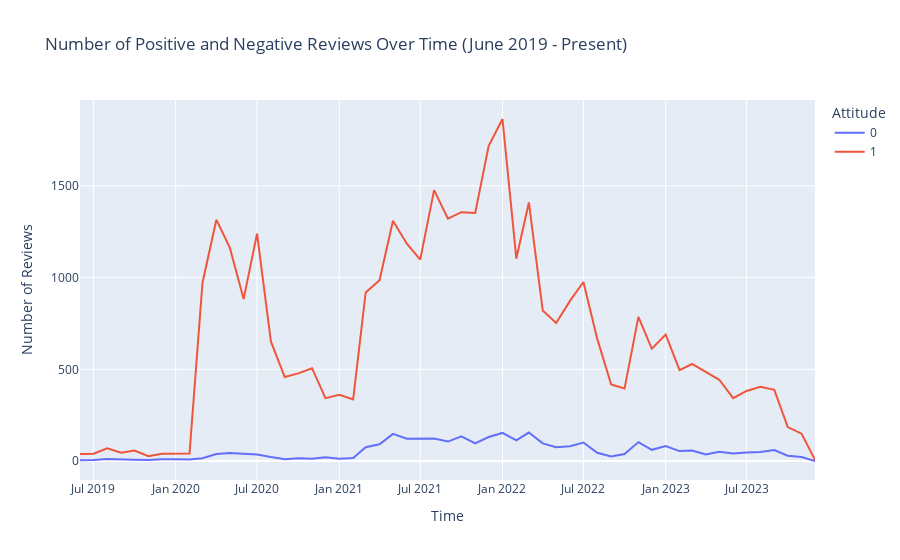

The code cell stored with this chart in its notebook:
### Markdown cell above
**Reviews Over Time**

### Code cell
# Filter data for the specified time range (June 2019 to current date)
start_date = '2019-06-01'  # June 2019
current_date = datetime.now().strftime('%Y-%m-%d')  # Current date
analysis_filtered = analysis[(analysis['time'] >= start_date) & (analysis['time'] <= current_date)]

# Extract month and year from the 'time' column
analysis_filtered['Month'] = analysis_filtered['time'].dt.to_period('M')

# Group by month and attitude to get counts
monthly_counts = analysis_filtered.groupby(['Month', 'attitude']).size().unstack(fill_value=0)

# Convert the index to string for Plotly
monthly_counts.index = monthly_counts.index.strftime('%Y-%m')

# Reset the index to make 'Month' a column
monthly_counts = monthly_counts.reset_index()

# Melt the DataFrame to long format
monthly_counts_melted = pd.melt(monthly_counts, id_vars='Month', var_name='Attitude', value_name='Number of Reviews')

# Plotting the interactive line chart with Plotly Express
fig = px.line(monthly_counts_melted, x='Month', y='Number of Reviews', color='Attitude', title='Number of Positive and Negative Reviews Over Time (June 2019 - Present)')
fig.update_xaxes(title='Time')
fig.update_yaxes(title='Number of Reviews')
fig.show()

### Figure 1 — Plotly figure (JSON) as saved in the notebook; plotly's stock layout.template omitted (floating-point values rounded to 4 significant figures)
{"data": [{"hovertemplate": "Attitude=0<br>Month=%{x}<br>Number of Reviews=%{y}<extra></extra>", "legendgroup": "0", "line": {"color": "#636efa", "dash": "solid"}, "marker": {"symbol": "circle"}, "mode": "lines", "name": "0", "orientation": "v", "showlegend": true, "type": "scatter", "x": ["2019-06", "2019-07", "2019-08", "2019-09", "2019-10", "2019-11", "2019-12", "2020-01", "2020-02", "2020-03", "2020-04", "2020-05", "2020-06", "2020-07", "2020-08", "2020-09", "2020-10", "2020-11", "2020-12", "2021-01", "2021-02", "2021-03", "2021-04", "2021-05", "2021-06", "2021-07", "2021-08", "2021-09", "2021-10", "2021-11", "2021-12", "2022-01", "2022-02", "2022-03", "2022-04", "2022-05", "2022-06", "2022-07", "2022-08", "2022-09", "2022-10", "2022-11", "2022-12", "2023-01", "2023-02", "2023-03", "2023-04", "2023-05", "2023-06", "2023-07", "2023-08", "2023-09", "2023-10", "2023-11", "2023-12"], "xaxis": "x", "y": [4, 5, 11, 11, 7, 5, 9, 9, 8, 15, 38, 44, 40, 36, 22, 10, 15, 12, 21, 12, 16, 75, 91, 148, 122, 121, 123, 106, 134, 96, 131, 153, 112, 155, 96, 75, 81, 101, 45, 25, 38, 103, 61, 82, 54, 57, 36, 50, 41, 47, 49, 60, 29, 22, 0], "yaxis": "y"}, {"hovertemplate": "Attitude=1<br>Month=%{x}<br>Number of Reviews=%{y}<extra></extra>", "legendgroup": "1", "line": {"color": "#EF553B", "dash": "solid"}, "marker": {"symbol": "circle"}, "mode": "lines", "name": "1", "orientation": "v", "showlegend": true, "type": "scatter", "x": ["2019-06", "2019-07", "2019-08", "2019-09", "2019-10", "2019-11", "2019-12", "2020-01", "2020-02", "2020-03", "2020-04", "2020-05", "2020-06", "2020-07", "2020-08", "2020-09", "2020-10", "2020-11", "2020-12", "2021-01", "2021-02", "2021-03", "2021-04", "2021-05", "2021-06", "2021-07", "2021-08", "2021-09", "2021-10", "2021-11", "2021-12", "2022-01", "2022-02", "2022-03", "2022-04", "2022-05", "2022-06", "2022-07", "2022-08", "2022-09", "2022-10", "2022-11", "2022-12", "2023-01", "2023-02", "2023-03", "2023-04", "2023-05", "2023-06", "2023-07", "2023-08", "2023-09", "2023-10", "2023-11", "2023-12"], "xaxis": "x", "y": [38, 40, 69, 45, 57, 26, 39, 42, 41, 972, 1316, 1164, 883, 1240, 652, 458, 478, 506, 343, 361, 336, 919, 986, 1310, 1185, 1098, 1477, 1322, 1357, 1353, 1718, 1865, 1104, 1410, 821, 753, 873, 976, 666, 417, 395, 786, 612, 690, 495, 529, 486, 443, 343, 382, 405, 388, 185, 149, 6], "yaxis": "y"}], "layout": {"legend": {"title": {"text": "Attitude"}, "tracegroupgap": 0}, "title": {"text": "Number of Positive and Negative Reviews Over Time (June 2019 - Present)"}, "xaxis": {"anchor": "y", "domain": [0, 1], "title": {"text": "Time"}}, "yaxis": {"anchor": "x", "domain": [0, 1], "title": {"text": "Number of Reviews"}}}}
